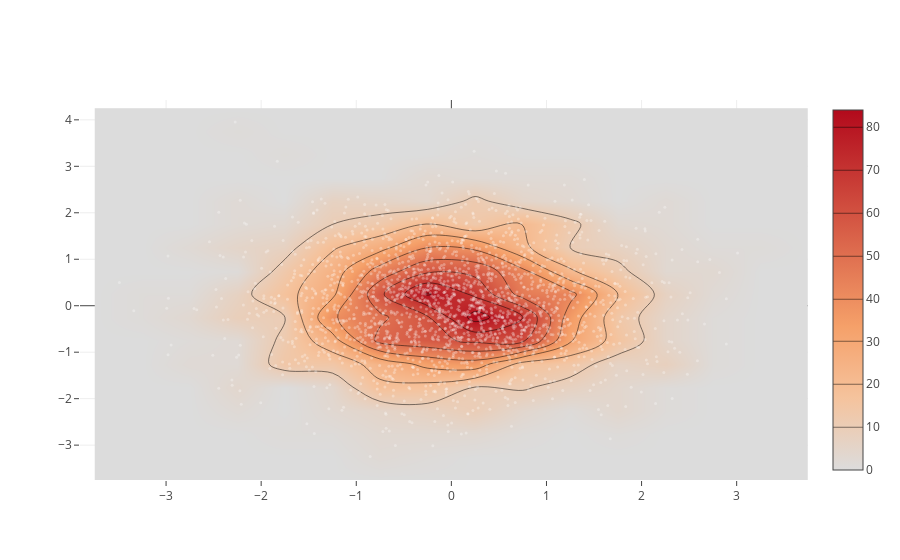

Write notebook code for a chart like this one.
### Code cell
import plotly.graph_objs as go

import numpy as np

x = np.random.randn(2000)
y = np.random.randn(2000)
iplot([go.Histogram2dContour(x=x, y=y, contours=dict(coloring='heatmap')),
       go.Scatter(x=x, y=y, mode='markers', marker=dict(color='white', size=3, opacity=0.3))], show_link=False)

### Figure 1 — Plotly figure (JSON) as saved in the notebook; plotly's stock layout.template omitted (floating-point values rounded to 4 significant figures; data arrays with more than 128 entries replaced by an {"elided": "..."} marker saying what was removed)
{"data": [{"contours": {"coloring": "heatmap"}, "type": "histogram2dcontour", "uid": "3c0720a8-c1df-4c53-8d7d-9f51564142cb", "x": {"elided": "2000 float values"}, "y": {"elided": "2000 float values"}}, {"marker": {"color": "white", "opacity": 0.3, "size": 3}, "mode": "markers", "type": "scatter", "uid": "7a78116a-1330-4177-b11b-5d94f79d23d5", "x": {"elided": "2000 float values"}, "y": {"elided": "2000 float values"}}], "layout": {}}
